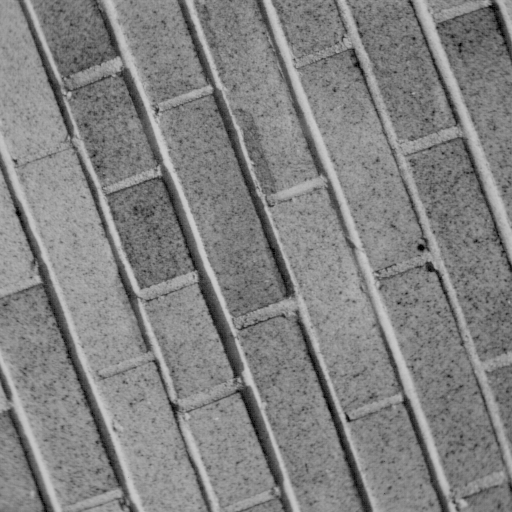
#> input picture A_3/brick.tiff, 512 x 512 px
$ jupyter execute Qn-1.ipynb
#> lines starting #> are read from the running program, lines starting #| are printed output that depends on the picture
# For QN-2 check image Qn-2.jpg image

# Qn-1(a)

[cell 1]
import cv2
import numpy as np
from matplotlib import pyplot as plt

img = cv2.imread('brick.tiff',0)
#> img is the input picture: shape (512, 512); min 2, max 205, mean 129.8
dft = np.fft.fft2(img) #fast fourier transformation
fshift = np.fft.fftshift(dft) # shifting to center
final = 20*np.log(np.abs(fshift)) # log scaled
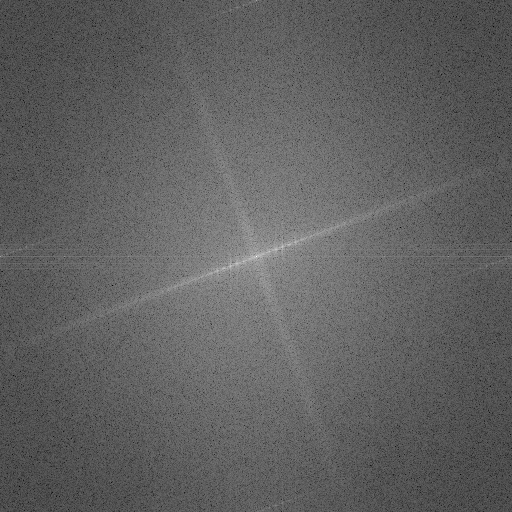
#> final: shape (512, 512) float64; min 37.34, max 346.9, mean 154.7; drawn with min black and max white

plt.subplot(121),plt.imshow(img, cmap = 'gray')
plt.title('Input Image'), plt.xticks([]), plt.yticks([])
plt.subplot(122),plt.imshow(final, cmap = 'gray')
plt.title('Fourier Spectrum '), plt.xticks([]), plt.yticks([])
plt.show()
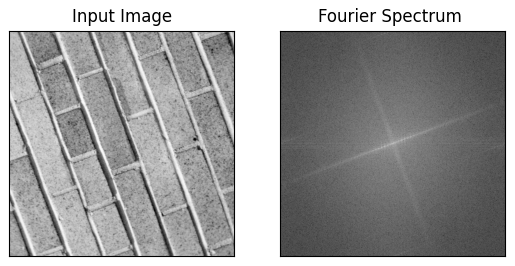
#> figure drawn by matplotlib, 2 panels

# 1-b
# the image will be more blur

# the noice can be removed in the final image

[cell 2]
import cv2
import numpy as np
from matplotlib import pyplot as plt

img = cv2.imread('Brick-4.jpg',0)
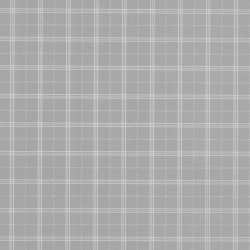
#> input picture A_3/Brick-4.jpg, 250 x 250 px
#> img: shape (250, 250); min 161, max 222, mean 173.3
f = np.fft.fft2(img) #fast fourier transformation
fshift = np.fft.fftshift(f) # shifting to center
final = 20*np.log(np.abs(fshift)) # log scaled
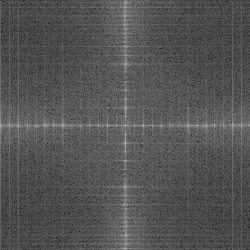
#> final: shape (250, 250) float64; min 1.09, max 324, mean 108.3; drawn with min black and max white

plt.subplot(121),plt.imshow(img, cmap = 'gray')
plt.title('Input Image'), plt.xticks([]), plt.yticks([])
plt.subplot(122),plt.imshow(final, cmap = 'gray')
plt.title('Fourier Spectrum'), plt.xticks([]), plt.yticks([])
plt.show()

# 1-(c) answer

# Taking the conjugate, we can get the orignal image

[cell 3]
import cv2
import numpy as np
from matplotlib import pyplot as plt

img = cv2.imread('Brick-4.jpg',0)
f = np.fft.fft2(img) #fast fourier transformation

fshift = np.fft.fftshift(f) # shifting to center
final = 20*np.log(np.abs(fshift)) # log scaled
f_of_fft = np.fft.fft2(final)  # fft of fft
fshift_fft = np.fft.fftshift(f_of_fft) # shifting to center
final_fft = 20*np.log(np.abs(fshift_fft))
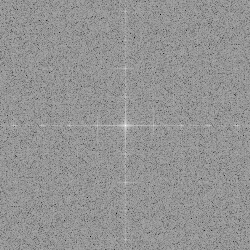
#> final_fft: shape (250, 250) float64; min -80.9, max 314.6, mean 148.5; drawn with min black and max white

plt.subplot(121),plt.imshow(img, cmap = 'gray')
plt.title('Input Image'), plt.xticks([]), plt.yticks([])
plt.subplot(122),plt.imshow(final_fft, cmap = 'gray')
plt.title('Output Image'), plt.xticks([]), plt.yticks([])
plt.show()

[cell 4]
import cv2
import numpy as np
from matplotlib import pyplot as plt

img = cv2.imread('brick.tiff',0)
f = np.fft.fft2(img) #fast fourier transformation
f_of_fft = np.fft.fft2(f)

final = 30*np.log(np.abs(f_of_fft)) # log scaled
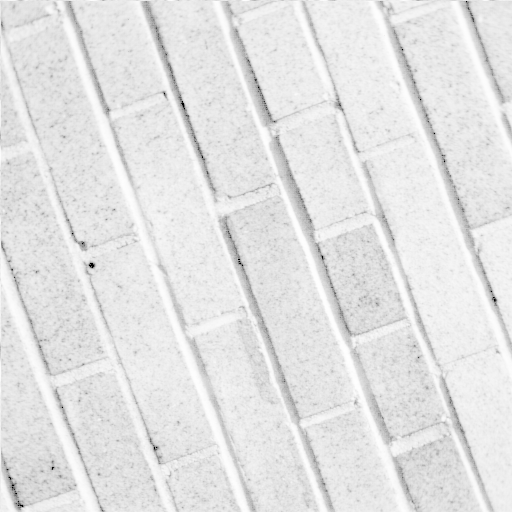
#> final: shape (512, 512) float64; min 395.1, max 534, mean 519.2; drawn with min black and max white

plt.subplot(121),plt.imshow(img, cmap = 'gray')
plt.title('Input Image'), plt.xticks([]), plt.yticks([])
plt.subplot(122),plt.imshow(final, cmap = 'gray')
plt.title('Spectrum'), plt.xticks([]), plt.yticks([])
plt.show()
